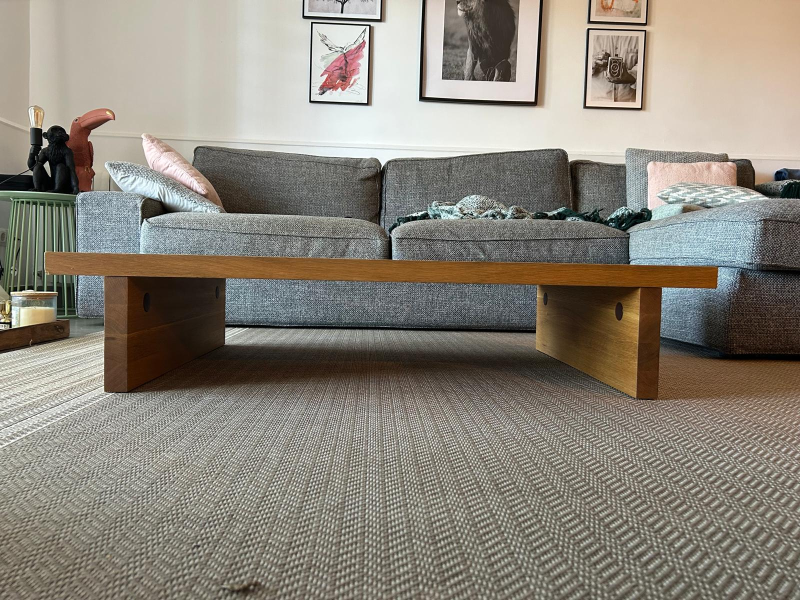
#> input picture data/WhatsApp Image 2024-12-26 at 14.17.34.jpeg, 1600 x 1200 px (shown at 1/2 size)
$ python -i utils_lab2.py   (imports and definitions only)
#> lines starting #> are read from the running program, lines starting #| are printed output that depends on the picture; after the words box and inside, x2 and y2 are one past the last pixel; in counts of white or black regions, pixels touching at a corner belong together
#> further down, picture is the input picture: shape (1200, 1600, 3); mean B, G, R 122.5, 133.4, 139.5
import numpy as np
import cv2

def non_max_suppression(img, theta):
    M, N = img.shape
    Z = np.zeros((M, N), dtype=np.float32)

    # converting radians to degree
    angle = theta * 180. / np.pi    # max -> 180, min -> -180
    angle[angle < 0] += 180         # max -> 180, min -> 0

    for i in range(1, M-1):
        for j in range(1, N-1):
            q = 255
            r = 255

            # angle 0
            if (0 <= angle[i, j] < 22.5) or (157.5 <= angle[i, j] <= 180):
                r = img[i, j-1]
                q = img[i, j+1]
            # angle 45
            elif (22.5 <= angle[i, j] < 67.5):
                r = img[i-1, j+1]
                q = img[i+1, j-1]
            # angle 90
            elif (67.5 <= angle[i, j] < 112.5):
                r = img[i-1, j]
                q = img[i+1, j]
            # angle 135
            elif (112.5 <= angle[i, j] < 157.5):
                r = img[i+1, j+1]
                q = img[i-1, j-1]

            if (img[i, j] >= q) and (img[i, j] >= r):
                Z[i, j] = img[i, j]
            else:
                Z[i, j] = 0
    return Z

def nothing(x):
    pass

def get_hsv_color_ranges(image: np.array):

    # Create a window
    cv2.namedWindow('image', cv2.WINDOW_NORMAL)

    # Create trackbars for color change
    cv2.createTrackbar('HMin', 'image', 0, 255, nothing)
#> slider 'HMin' is set to 51
    cv2.createTrackbar('SMin', 'image', 0, 255, nothing)
#> slider 'SMin' is set to 51
    cv2.createTrackbar('VMin', 'image', 0, 255, nothing)
#> slider 'VMin' is set to 51
    cv2.createTrackbar('HMax', 'image', 0, 255, nothing)
#> slider 'HMax' is set to 255
    cv2.createTrackbar('SMax', 'image', 0, 255, nothing)
#> slider 'SMax' is set to 255
    cv2.createTrackbar('VMax', 'image', 0, 255, nothing)
#> slider 'VMax' is set to 255

    # Set default value for MAX HSV trackbars.
    cv2.setTrackbarPos('HMax', 'image', 255)
    cv2.setTrackbarPos('SMax', 'image', 255)
    cv2.setTrackbarPos('VMax', 'image', 255)

    # Initialize to check if HSV min/max value changes
    hMin = sMin = vMin = hMax = sMax = vMax = 0
    phMin = psMin = pvMin = phMax = psMax = pvMax = 0

    output = image
    wait_time = 33

    while(1):

        # get current positions of all trackbars
        hMin = cv2.getTrackbarPos('HMin','image')
        sMin = cv2.getTrackbarPos('SMin','image')
        vMin = cv2.getTrackbarPos('VMin','image')

        hMax = cv2.getTrackbarPos('HMax','image')
        sMax = cv2.getTrackbarPos('SMax','image')
        vMax = cv2.getTrackbarPos('VMax','image')

        # Set minimum and max HSV values to display
        lower = np.array([hMin, sMin, vMin])
        upper = np.array([hMax, sMax, vMax])

        # Create HSV Image and threshold into a range.
        hsv = cv2.cvtColor(image, cv2.COLOR_BGR2HSV)
#> hsv: shape (1200, 1600, 3); mean H, S, V 32.5, 49.4, 141.9
        mask = cv2.inRange(hsv, lower, upper)
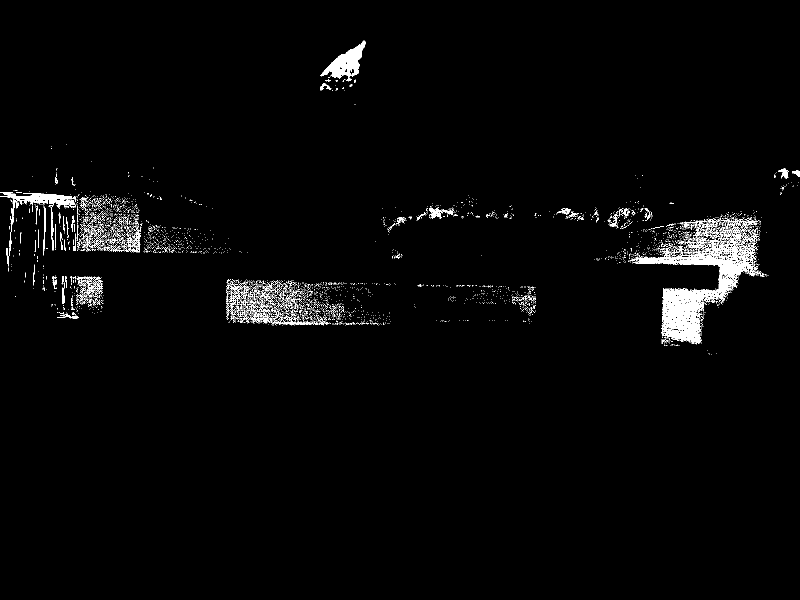
#> mask: shape (1200, 1600) (shown at 1/2 size); 2% white; 4230 white regions (4076 under 20 px), largest, box (x1, y1, x2, y2) and area: (1257, 454, 1516, 689) 13510, (641, 81, 732, 163) 2869, (0, 385, 153, 463) 2160
        output = cv2.bitwise_and(image,image, mask= mask)
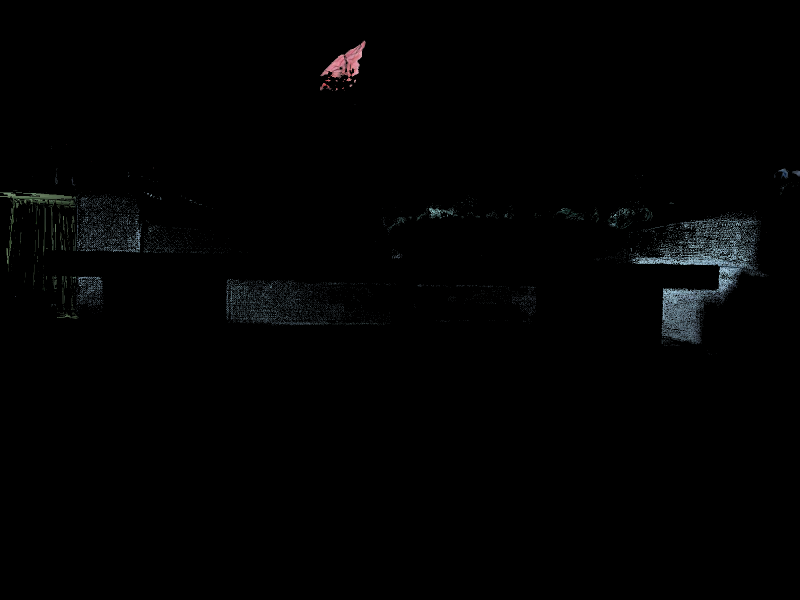
#> output: shape (1200, 1600, 3) (shown at 1/2 size); mean B, G, R 2.4, 2.2, 2

        # Print if there is a change in HSV value
        if( (phMin != hMin) | (psMin != sMin) | (pvMin != vMin) | (phMax != hMax) | (psMax != sMax) | (pvMax != vMax) ):
            print("(hMin = %d , sMin = %d, vMin = %d), (hMax = %d , sMax = %d, vMax = %d)" % (hMin , sMin , vMin, hMax, sMax , vMax))
            phMin = hMin
            psMin = sMin
            pvMin = vMin
            phMax = hMax
            psMax = sMax
            pvMax = vMax

        # Display output image
        cv2.imshow('image',output)
        cv2.resizeWindow("image", 500,300)

        # Wait longer to prevent freeze for videos.
        if cv2.waitKey(wait_time) & 0xFF == ord('q'):
#> (key q is pressed here)
            break

    cv2.destroyAllWindows()

>>> import cv2
>>> picture = cv2.imread('data/WhatsApp Image 2024-12-26 at 14.17.34.jpeg')
>>> result = get_hsv_color_ranges(picture)

$ run again, on data/foto_mesa.jpeg
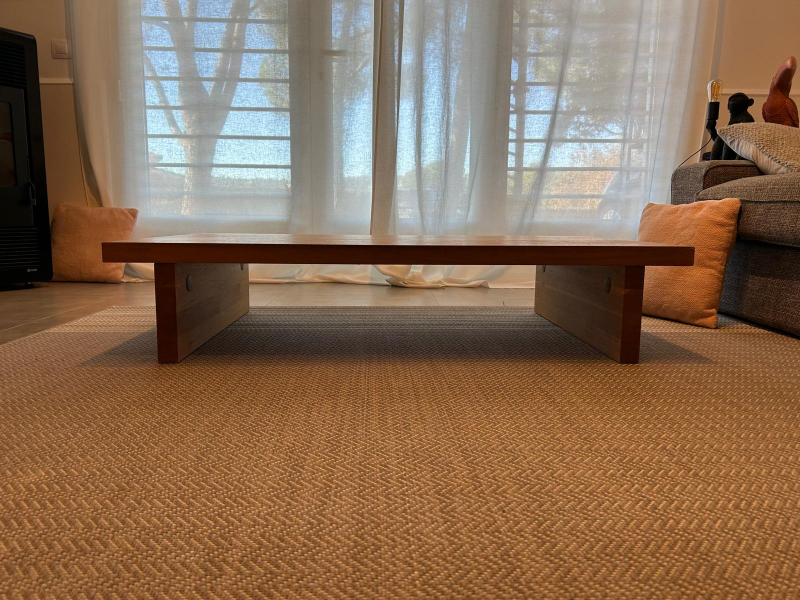
#> input picture data/foto_mesa.jpeg, 1600 x 1200 px (shown at 1/2 size)
#> picture is the input picture: shape (1200, 1600, 3); mean B, G, R 83.8, 108.1, 136.4
#> hsv: shape (1200, 1600, 3); mean H, S, V 25.5, 119, 139.6
#> in get_hsv_color_ranges, `mask = cv2.inRange(hsv, lower, upper)`:
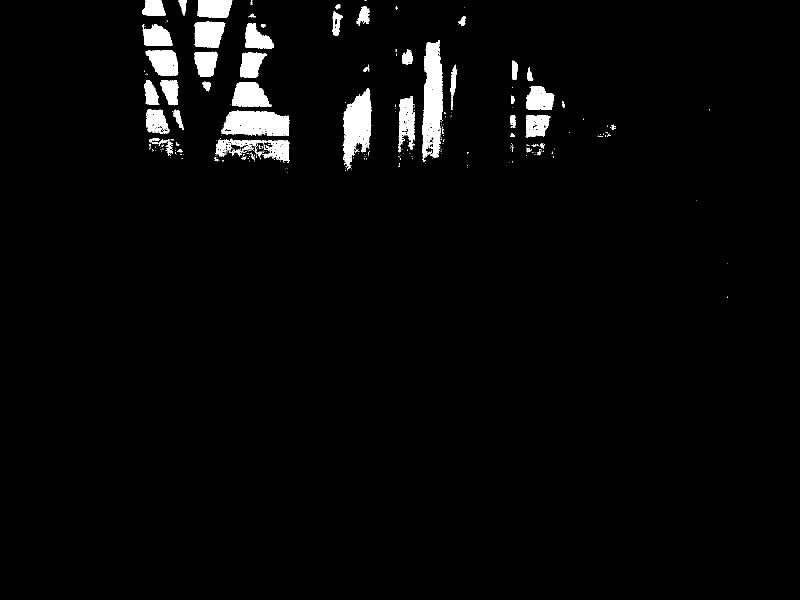
#> mask: shape (1200, 1600) (shown at 1/2 size); 2.9% white; 294 white regions (242 under 20 px), largest, box (x1, y1, x2, y2) and area: (844, 80, 886, 320) 7195, (442, 221, 579, 272) 5442, (685, 176, 743, 333) 5437
#> in get_hsv_color_ranges, `output = cv2.bitwise_and(image,image, mask= mask)`:
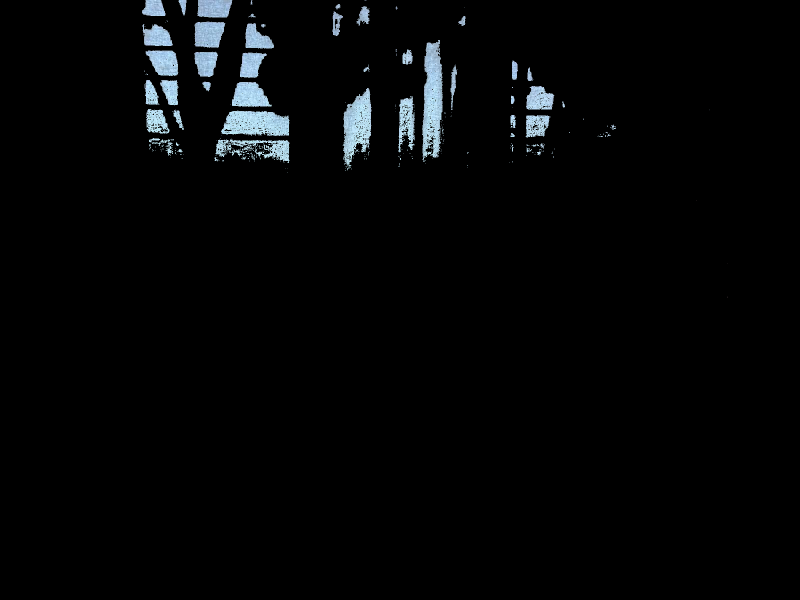
#> output: shape (1200, 1600, 3) (shown at 1/2 size); mean B, G, R 6.6, 5.9, 4.9
